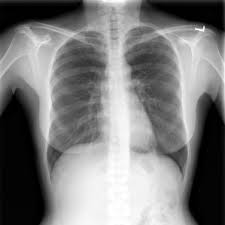
%> input picture Image_processing/xray.jpg, 225 x 225 px
$ octave 14_oct_DOG.m   (GNU Octave 9; MATLAB toolbox functions it lacks are replaced by stand-ins)
%> lines starting %> are read from the running program, lines starting %| are printed output that depends on the picture
%%dog
clc;
clear all;
close all;
%a= imread('E:\Study\DIP\Lab_exp\cameraman.jpg');
a= imread('E:\Study\DIP\Lab_exp\xray.jpg');
%> a is the input picture: size 225x225x3 uint8; min 0, max 255, mean 124.1
a = rgb2gray(a);
%> a: size 225x225 uint8
subplot(2, 2, 1);
imshow(a);
title('original Image');
gaussian1 = fspecial('Gaussian', 21, 10);
gaussian2 = fspecial('Gaussian', 21, 15);;
dog = gaussian1 - gaussian2;
dogFilterImage = conv2(double(a), dog, 'same');
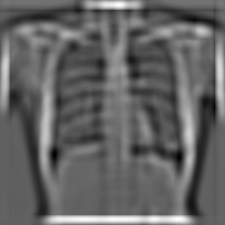
%> dogFilterImage: size 225x225 double; min -2.89, max 4.85, mean 0.158; drawn with min black and max white
subplot(2, 2, 2);
imshow(dogFilterImage, []);
title('DOG Filtered Image');
%%log
A = fspecial('Gaussian', 25, 12);
B=imfilter(a,A,'same');
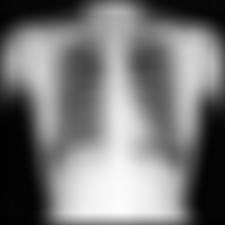
%> B: size 225x225 uint8; min 1, max 252, mean 120.2
subplot(2, 2, 3);
imshow(B);
title('LOG Image');

$ run again, with Image_processing/colour_img.jpg copied over Image_processing/xray.jpg
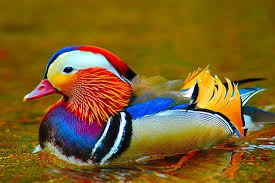
%> input picture Image_processing/colour_img.jpg, 275 x 183 px
%> a is the input picture: size 183x275x3 uint8; mean R, G, B 125.7, 95.9, 36.5
%> a: size 183x275 uint8
%> `dogFilterImage = conv2(double(a), dog, 'same');`:
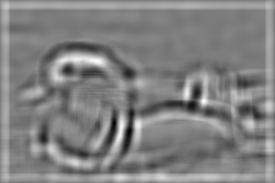
%> dogFilterImage: size 183x275 double; min -4.66, max 4.89, mean 0.197; drawn with min black and max white
%> `B=imfilter(a,A,'same');`:
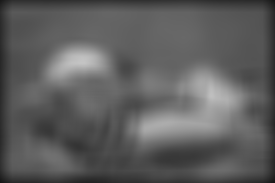
%> B: size 183x275 uint8; min 20, max 196, mean 93.5
